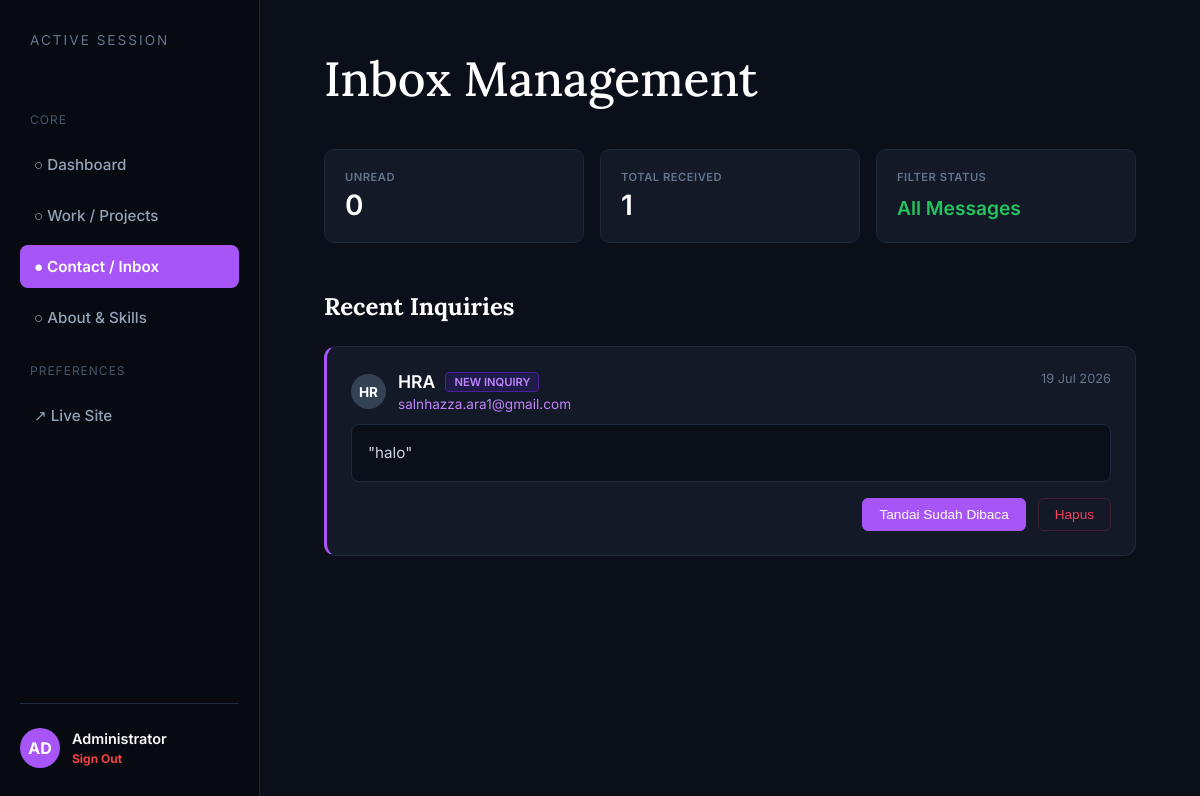
The page /dashboard/messages (signed in) on the database its author committed.
### models.py (models this page shows)
class Message(db.Model):
    id = db.Column(db.Integer, primary_key=True)
    name = db.Column(db.String(100), nullable=False)
    email = db.Column(db.String(150), nullable=False)
    content = db.Column(db.Text, nullable=False)
    is_read = db.Column(db.Boolean, default=False)
    created_at = db.Column(db.DateTime, default=lambda: datetime.now(timezone.utc))

### app.py (the view)
@app.route('/dashboard/messages')
@login_required
def manage_messages():
    messages = Message.query.order_by(Message.id.desc()).all()
    return render_template('dashboard/messages.html', messages=messages)

### app.py (called while the page is built)
def login_required(f):
    @wraps(f)
    def decorated_function(*args, **kwargs):
        if 'logged_in' not in session:
            flash('Silakan login terlebih dahulu untuk mengakses dashboard.', 'danger')
            return redirect(url_for('login'))
        return f(*args, **kwargs)
    return decorated_function

### templates/dashboard/messages.html (shortened to what this page needs)
<!doctype html>
<html lang="id">
  <head>
  </head>
  <body>
    <div class="sidebar">
      <div>
        <div class="brand">Active Session</div>
        <div class="nav-group">
          <div class="nav-label">Core</div>
          <a href="{{ url_for('dashboard') }}" class="nav-link">○ Dashboard</a>
          <a href="{{ url_for('manage_projects') }}" class="nav-link"
            >○ Work / Projects</a
          >
          <a href="#" class="nav-link active">● Contact / Inbox</a>
          <a href="{{ url_for('manage_profile') }}" class="nav-link"
            >○ About & Skills</a
          >
        </div>
        <div class="nav-group">
          <div class="nav-label">Preferences</div>
          <a href="{{ url_for('index') }}" target="_blank" class="nav-link"
            >↗ Live Site</a
          >
        </div>
      </div>
      <div class="sidebar-user">
        <div class="avatar-circle">AD</div>
        <div class="user-info">
          <p style="margin: 0; font-size: 0.9rem; font-weight: 600">
            Administrator
          </p>
          <a
            href="{{ url_for('logout') }}"
            style="
              color: #ef4444;
              text-decoration: none;
              font-size: 0.75rem;
              font-weight: bold;
            "
            >Sign Out</a
          >
        </div>
      </div>
    </div>
    <div class="main-content">
      <div class="top-section">
        <div class="welcome-text">
          <h1>Inbox Management</h1>
        </div>
      </div>
      <div class="inbox-stats">
        <div class="mini-card">
          <span>Unread</span>
          <p>{{ unread_messages if unread_messages is defined else '0' }}</p>
        </div>
        <div class="mini-card">
          <span>Total Received</span>
          <p>
            {{ total_messages if total_messages is defined else messages|length
            }}
          </p>
        </div>
        <div class="mini-card">
          <span>Filter Status</span>
          <p style="font-size: 1.2rem; padding-top: 8px; color: #22c55e">
            All Messages
          </p>
        </div>
      </div>
      <h2 class="section-title">Recent Inquiries</h2>
      <div class="inbox-list">
        {% if messages %} {% for message in messages %}
        <div class="message-card {% if not message.is_read %}unread{% endif %}">
          <div class="message-header">
            <div
              class="sidebar-user"
              style="border: none; margin: 0; padding: 0"
            >
              <div
                class="avatar-circle"
                style="
                  background: #334155;
                  width: 35px;
                  height: 35px;
                  font-size: 0.85rem;
                "
              >
                {{ message.name[:2]|upper }}
              </div>
              <div class="sender-info">
                <div class="sender-name-row">
                  <h3 class="sender-name">{{ message.name }}</h3>
                  {% if not message.is_read %}
                  <span class="badge badge-unread">New Inquiry</span>
                  {% else %}
                  <span class="badge badge-read">Read</span>
                  {% endif %}
                </div>
                <a href="mailto:{{ message.email }}" class="sender-email"
                  >{{ message.email }}</a
                >
              </div>
            </div>
            <div class="message-time">
              {{ message.created_at.strftime('%d %b %Y') if message.created_at
              else 'Baru saja' }}
            </div>
          </div>
          <p class="message-body">
            {% if message.message %} "{{ message.message }}" {% elif
            message.pesan %} "{{ message.pesan }}" {% elif message.content %}
            "{{ message.content }}" {% else %}
            <span style="color: var(--text-muted); font-style: italic"
              >Isi pesan tidak terbaca</span
            >
            {% endif %}
          </p>
          <div class="message-actions">
            <form
              action="{{ url_for('toggle_message_status', id=message.id) }}"
              method="POST"
              style="display: inline"
            >
              {% if not message.is_read %}
              <button
                type="submit"
                class="action-btn btn-read-toggle btn-read-active"
              >
                Tandai Sudah Dibaca
              </button>
              {% else %}
              <button type="submit" class="action-btn btn-read-toggle">
                Tandai Belum Dibaca
              </button>
              {% endif %}
            </form>
            <form
              action="{{ url_for('delete_message', id=message.id) }}"
              method="POST"
              style="display: inline"
              onsubmit="return confirm('Hapus pesan dari {{ message.name }}?');"
            >
              <button type="submit" class="action-btn btn-delete">Hapus</button>
            </form>
          </div>
        </div>
        {% endfor %} {% endif %}
      </div>
    </div>
  </body>
</html>

### templates/dashboard/messages.html (style rules this page uses)
:root { --bg-main: #0b0f19; --bg-sidebar: #070a10; --bg-card: #131926; --accent-purple: #a855f7; --accent-hover: #c084fc; --text-muted: #64748b; --border-color: #1e293b; }
body { margin: 0; padding: 0; background-color: var(--bg-main); color: #f8fafc; font-family: "Inter", sans-serif; display: flex; min-height: 100vh; }
.sidebar { width: 260px; background-color: var(--bg-sidebar); border-right: 1px solid var(--border-color); padding: 2rem 1.25rem; display: flex; flex-direction: column; justify-content: space-between; box-sizing: border-box; }
.brand { font-size: 0.85rem; text-transform: uppercase; letter-spacing: 2px; color: var(--text-muted); margin-bottom: 2.5rem; padding-left: 10px; }
.nav-group { display: flex; flex-direction: column; gap: 8px; }
.nav-label { font-size: 0.75rem; text-transform: uppercase; letter-spacing: 1px; color: #475569; margin: 1.5rem 0 0.5rem 10px; }
.nav-link { display: flex; align-items: center; color: #94a3b8; padding: 12px 14px; border-radius: 8px; text-decoration: none; font-weight: 500; font-size: 0.95rem; transition: all 0.2s; }
.nav-link.active { background: var(--accent-purple); color: white; font-weight: 600; }
.sidebar-user { display: flex; align-items: center; gap: 12px; padding-top: 1.5rem; border-top: 1px solid var(--border-color); margin-top: auto; }
.avatar-circle { width: 40px; height: 40px; border-radius: 50%; background: var(--accent-purple); display: flex; align-items: center; justify-content: center; font-weight: bold; color: white; }
.main-content { flex: 1; padding: 3rem 4rem; box-sizing: border-box; max-width: 1200px; }
.top-section { margin-bottom: 2.5rem; }
.welcome-text h1 { font-family: "Lora", Georgia, serif; font-size: 3rem; font-weight: 500; margin: 0 0 0.5rem 0; color: #ffffff; }
.inbox-stats { display: grid; grid-template-columns: repeat(3, 1fr); gap: 16px; margin-bottom: 3rem; }
.mini-card { background-color: var(--bg-card); border: 1px solid var(--border-color); border-radius: 10px; padding: 1.25rem; display: flex; flex-direction: column; gap: 4px; }
.mini-card span { font-size: 0.7rem; text-transform: uppercase; letter-spacing: 0.5px; color: var(--text-muted); font-weight: 600; }
.mini-card p { font-size: 1.75rem; font-weight: 600; margin: 0; color: #ffffff; }
.section-title { font-size: 1.5rem; font-family: "Lora", Georgia, serif; margin-bottom: 1.5rem; color: #ffffff; }
.inbox-list { display: flex; flex-direction: column; gap: 16px; }
.message-card { background-color: var(--bg-card); border: 1px solid var(--border-color); border-radius: 12px; padding: 1.5rem; position: relative; display: flex; flex-direction: column; gap: 12px; box-sizing: border-box; transition: transform 0.2s, border-color 0.2s; }
.message-card.unread { border-left: 3px solid var(--accent-purple); }
.message-header { display: flex; justify-content: space-between; align-items: flex-start; }
.sender-info { display: flex; flex-direction: column; gap: 4px; }
.sender-name-row { display: flex; align-items: center; gap: 10px; }
.sender-name { font-size: 1.1rem; font-weight: 600; color: #ffffff; margin: 0; }
.badge { font-size: 0.7rem; font-weight: 600; padding: 2px 8px; border-radius: 4px; text-transform: uppercase; }
.badge-unread { background-color: #1e1b4b; color: var(--accent-hover); border: 1px solid #4c1d95; }
.sender-email { font-size: 0.85rem; color: var(--accent-hover); text-decoration: none; }
.message-time { font-size: 0.8rem; color: var(--text-muted); }
.message-body { font-size: 0.95rem; color: #cbd5e1; line-height: 1.6; margin: 0; background-color: #0b0f19; padding: 1rem; border-radius: 8px; border: 1px solid #1e293b; }
.message-actions { display: flex; justify-content: flex-end; gap: 12px; margin-top: 4px; }
.action-btn { display: inline-flex; align-items: center; justify-content: center; padding: 8px 16px; border-radius: 6px; font-size: 0.85rem; font-weight: 500; text-decoration: none; cursor: pointer; transition: all 0.2s; border: 1px solid var(--border-color); background: transparent; color: #ffffff; }
.btn-read-toggle { background-color: #1e293b; border: 1px solid #334155; }
.btn-read-active { background-color: var(--accent-purple); border-color: var(--accent-purple); }
.btn-delete { background-color: transparent; color: #f43f5e; border-color: rgba(244, 63, 94, 0.2); }

### rows shown on the page
Message: name "HR", name "HRA", is_read "NEW INQUIRY", email "salnhazza.ara1@gmail.com", created_at "19 Jul 2026", content "halo"

### other values the page prints
{{ unread_messages if unread_messages is defined else '0' }} "0"
{{ total_messages if total_messages is defined else messages|length }} "1"
